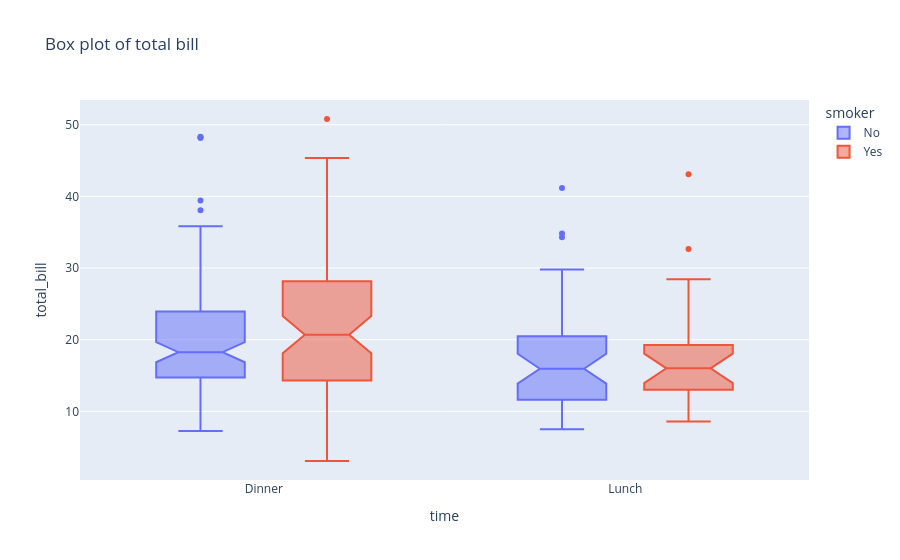

Notebook cell for this chart:
### Markdown cell above
Styled box plot

### Code cell
df = px.data.tips()
fig = px.box(df, x="time", y="total_bill", color="smoker",
             notched=True, # used notched shape
             title="Box plot of total bill",
             hover_data=["day"] # add day column to hover data
            )
fig.show()

### Figure 1 — Plotly figure (JSON) as saved in the notebook; plotly's stock layout.template omitted (floating-point values rounded to 4 significant figures; data arrays with more than 128 entries replaced by an {"elided": "..."} marker saying what was removed)
{"data": [{"alignmentgroup": "True", "customdata": {"elided": "151x1 str values"}, "hovertemplate": "smoker=No<br>time=%{x}<br>total_bill=%{y}<br>day=%{customdata[0]}<extra></extra>", "legendgroup": "No", "marker": {"color": "#636efa"}, "name": "No", "notched": true, "offsetgroup": "No", "orientation": "v", "showlegend": true, "type": "box", "x": {"elided": "151 str values"}, "x0": " ", "xaxis": "x", "y": {"elided": "151 float values"}, "y0": " ", "yaxis": "y"}, {"alignmentgroup": "True", "customdata": [["Sat"], ["Sat"], ["Sat"], ["Sat"], ["Sat"], ["Sat"], ["Sat"], ["Sat"], ["Sat"], ["Sat"], ["Sat"], ["Thur"], ["Thur"], ["Fri"], ["Fri"], ["Fri"], ["Fri"], ["Fri"], ["Fri"], ["Fri"], ["Fri"], ["Fri"], ["Sat"], ["Sat"], ["Sat"], ["Sat"], ["Sat"], ["Sat"], ["Thur"], ["Sun"], ["Sat"], ["Sat"], ["Sat"], ["Sat"], ["Sun"], ["Sun"], ["Sun"], ["Sun"], ["Sun"], ["Sun"], ["Sun"], ["Sun"], ["Sun"], ["Sun"], ["Sun"], ["Sun"], ["Sun"], ["Sun"], ["Sun"], ["Sun"], ["Sun"], ["Sun"], ["Thur"], ["Thur"], ["Thur"], ["Thur"], ["Thur"], ["Thur"], ["Thur"], ["Thur"], ["Thur"], ["Thur"], ["Thur"], ["Thur"], ["Thur"], ["Thur"], ["Sat"], ["Sat"], ["Sat"], ["Sat"], ["Sat"], ["Sat"], ["Sat"], ["Sat"], ["Sat"], ["Sat"], ["Sat"], ["Sat"], ["Sat"], ["Fri"], ["Fri"], ["Fri"], ["Fri"], ["Fri"], ["Fri"], ["Sat"], ["Sat"], ["Sat"], ["Sat"], ["Sat"], ["Sat"], ["Sat"], ["Sat"]], "hovertemplate": "smoker=Yes<br>time=%{x}<br>total_bill=%{y}<br>day=%{customdata[0]}<extra></extra>", "legendgroup": "Yes", "marker": {"color": "#EF553B"}, "name": "Yes", "notched": true, "offsetgroup": "Yes", "orientation": "v", "showlegend": true, "type": "box", "x": ["Dinner", "Dinner", "Dinner", "Dinner", "Dinner", "Dinner", "Dinner", "Dinner", "Dinner", "Dinner", "Dinner", "Lunch", "Lunch", "Dinner", "Dinner", "Dinner", "Dinner", "Dinner", "Dinner", "Dinner", "Dinner", "Dinner", "Dinner", "Dinner", "Dinner", "Dinner", "Dinner", "Dinner", "Lunch", "Dinner", "Dinner", "Dinner", "Dinner", "Dinner", "Dinner", "Dinner", "Dinner", "Dinner", "Dinner", "Dinner", "Dinner", "Dinner", "Dinner", "Dinner", "Dinner", "Dinner", "Dinner", "Dinner", "Dinner", "Dinner", "Dinner", "Dinner", "Lunch", "Lunch", "Lunch", "Lunch", "Lunch", "Lunch", "Lunch", "Lunch", "Lunch", "Lunch", "Lunch", "Lunch", "Lunch", "Lunch", "Dinner", "Dinner", "Dinner", "Dinner", "Dinner", "Dinner", "Dinner", "Dinner", "Dinner", "Dinner", "Dinner", "Dinner", "Dinner", "Lunch", "Lunch", "Lunch", "Lunch", "Lunch", "Lunch", "Dinner", "Dinner", "Dinner", "Dinner", "Dinner", "Dinner", "Dinner", "Dinner"], "x0": " ", "xaxis": "x", "y": [38.01, 11.24, 20.29, 13.81, 11.02, 18.29, 3.07, 15.01, 26.86, 25.28, 17.92, 19.44, 32.68, 28.97, 5.75, 16.32, 40.17, 27.28, 12.03, 21.01, 11.35, 15.38, 44.3, 22.42, 15.36, 20.49, 25.21, 14.31, 16.0, 17.51, 10.59, 10.63, 50.81, 15.81, 7.25, 31.85, 16.82, 32.9, 17.89, 14.48, 9.6, 34.63, 34.65, 23.33, 45.35, 23.17, 40.55, 20.9, 30.46, 18.15, 23.1, 15.69, 19.81, 28.44, 15.48, 16.58, 10.34, 43.11, 13.0, 13.51, 18.71, 12.74, 13.0, 16.4, 20.53, 16.47, 26.59, 38.73, 24.27, 12.76, 30.06, 25.89, 13.27, 28.17, 12.9, 28.15, 11.59, 7.74, 30.14, 12.16, 13.42, 8.58, 13.42, 16.27, 10.09, 22.12, 24.01, 15.69, 15.53, 12.6, 32.83, 27.18, 22.67], "y0": " ", "yaxis": "y"}], "layout": {"boxmode": "group", "legend": {"title": {"text": "smoker"}, "tracegroupgap": 0}, "title": {"text": "Box plot of total bill"}, "xaxis": {"anchor": "y", "domain": [0, 1], "title": {"text": "time"}}, "yaxis": {"anchor": "x", "domain": [0, 1], "title": {"text": "total_bill"}}}}
